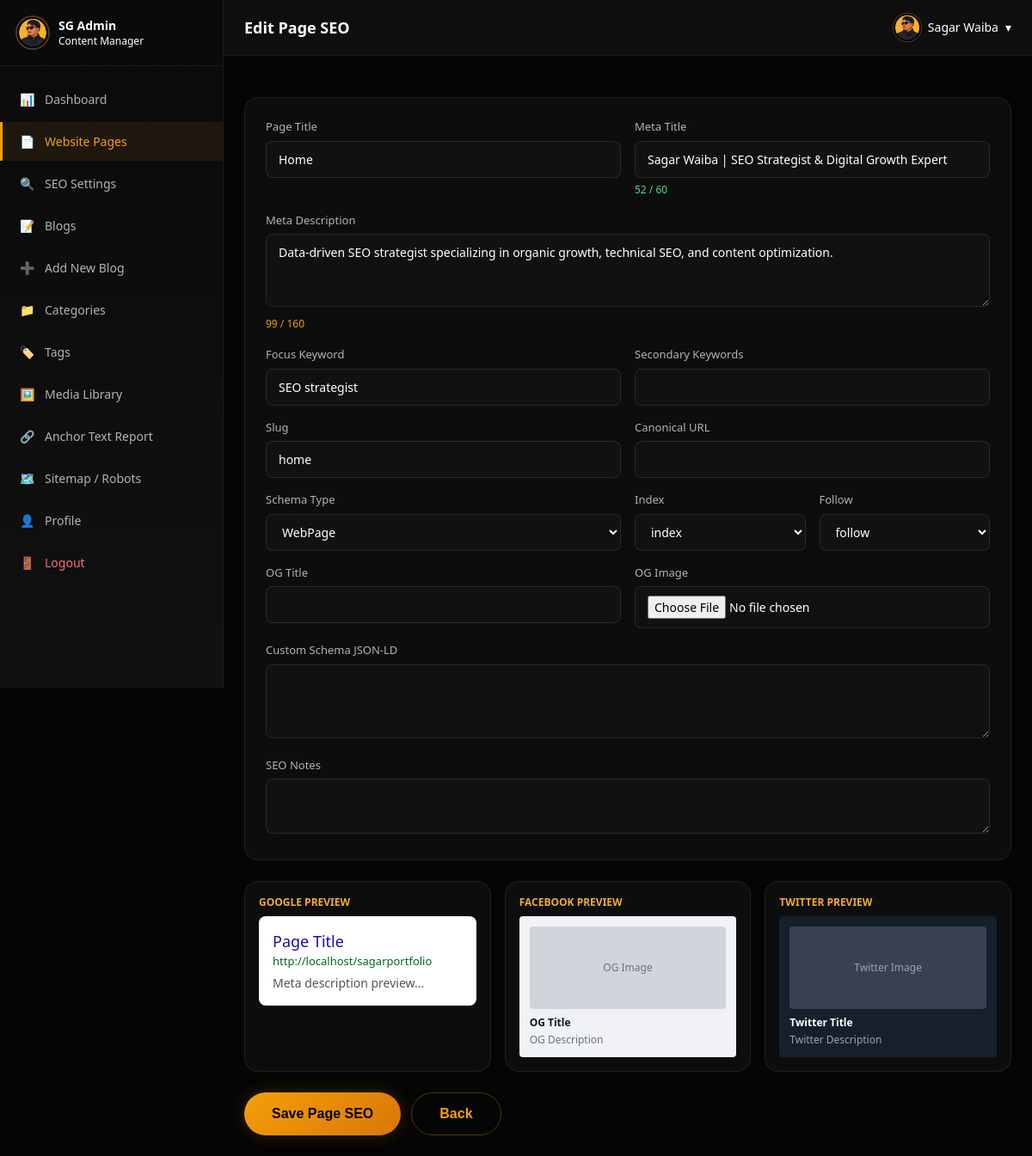
/admin/pages/edit.php?key=home (signed in), run on the app's committed database.
### tables this page shows
CREATE TABLE IF NOT EXISTS page_seo (
    id INT UNSIGNED AUTO_INCREMENT PRIMARY KEY,
    page_key VARCHAR(50) NOT NULL UNIQUE,
    page_title VARCHAR(255) NOT NULL,
    meta_title VARCHAR(255) NULL,
    meta_description TEXT NULL,
    focus_keyword VARCHAR(150) NULL,
    secondary_keywords TEXT NULL,
    slug VARCHAR(150) NOT NULL,
    canonical_url VARCHAR(255) NULL,
    og_title VARCHAR(255) NULL,
    og_description TEXT NULL,
    og_image VARCHAR(255) NULL,
    twitter_title VARCHAR(255) NULL,
    twitter_description TEXT NULL,
    twitter_image VARCHAR(255) NULL,
    robots_index ENUM('index','noindex') DEFAULT 'index',
    robots_follow ENUM('follow','nofollow') DEFAULT 'follow',
    schema_type VARCHAR(50) DEFAULT 'WebPage',
    custom_schema JSON NULL,
    seo_notes TEXT NULL,
    created_at TIMESTAMP DEFAULT CURRENT_TIMESTAMP,
    updated_at TIMESTAMP DEFAULT CURRENT_TIMESTAMP ON UPDATE CURRENT_TIMESTAMP
);

### app/Services/SeoService.php (called while the page is built, shortened)
<?php
class SeoService
{
    public static function getPageSeo(string $pageKey): ?array
    {
        $db = get_db();
        $stmt = $db->prepare('SELECT * FROM page_seo WHERE page_key = ? LIMIT 1');
        $stmt->execute([$pageKey]);
        return $stmt->fetch() ?: null;
    }
}

### app/Core/helpers.php (called while the page is built, shortened)
<?php
require_once __DIR__ . '/Auth.php';
require_once __DIR__ . '/../Services/SeoService.php';
function app_config(string $key = null)
{
    static $config = null;
    if ($config === null) {
        $config = require __DIR__ . '/../../config/app.php';
    }
    return $key ? ($config[$key] ?? null) : $config;
}
function base_url(string $path = ''): string
{
    $base = rtrim(app_config('url'), '/');
    return $path ? $base . '/' . ltrim($path, '/') : $base;
}
function e(?string $value): string
{
    return htmlspecialchars($value ?? '', ENT_QUOTES, 'UTF-8');
}

### config/app.php (called while the page is built)
<?php
return [
    'name' => 'Sagar Waiba',
    'tagline' => 'SEO Strategist & Digital Growth Expert',
    'url' => 'http://localhost/sagarportfolio',
    'timezone' => 'Asia/Kathmandu',
    'upload_path' => __DIR__ . '/../uploads/media',
    'upload_url' => '/sagarportfolio/uploads/media',
    'max_upload_size' => 5 * 1024 * 1024,
    'allowed_image_types' => ['image/jpeg', 'image/png', 'image/gif', 'image/webp'],
    'session_name' => 'sg_admin_session',
];

### app/Core/Auth.php (called while the page is built, shortened)
<?php
class Auth
{
    public static function startSession(): void
    {
        $config = require __DIR__ . '/../../config/app.php';
    }
}

### admin/pages/edit.php (the view, shortened to what this page needs)
<?php
require_once __DIR__ . '/../includes/header.php';
require_once __DIR__ . '/../includes/seo-preview.php';
$key = $_GET['key'] ?? '';
$page = SeoService::getPageSeo($key);
$p = $page;
?>
<form method="POST" enctype="multipart/form-data" class="space-y-6">
    <div class="sg-card p-6 grid grid-cols-1 md:grid-cols-2 gap-4">
        <div><label class="sg-form-label">Page Title</label><input name="page_title" id="page_title" value="<?= e($p['page_title']) ?>" class="sg-form-input"></div>
        <div><label class="sg-form-label">Meta Title</label><input name="meta_title" id="page_meta_title" value="<?= e($p['meta_title']) ?>" class="sg-form-input"><span data-char-counter="#page_meta_title" data-min="30" data-max="60" class="sg-char-counter text-xs"></span></div>
        <div class="md:col-span-2"><label class="sg-form-label">Meta Description</label><textarea name="meta_description" id="page_meta_description" rows="3" class="sg-form-input"><?= e($p['meta_description']) ?></textarea><span data-char-counter="#page_meta_description" data-min="120" data-max="160" class="sg-char-counter text-xs"></span></div>
        <div><label class="sg-form-label">Focus Keyword</label><input name="focus_keyword" value="<?= e($p['focus_keyword']) ?>" class="sg-form-input"></div>
        <div><label class="sg-form-label">Secondary Keywords</label><input name="secondary_keywords" value="<?= e($p['secondary_keywords']) ?>" class="sg-form-input"></div>
        <div><label class="sg-form-label">Slug</label><input name="slug" id="page_slug" value="<?= e($p['slug']) ?>" class="sg-form-input"></div>
        <div><label class="sg-form-label">Canonical URL</label><input name="canonical_url" value="<?= e($p['canonical_url']) ?>" class="sg-form-input"></div>
        <div><label class="sg-form-label">Schema Type</label><select name="schema_type" class="sg-form-input"><option <?= $p['schema_type']==='WebPage'?'selected':'' ?>>WebPage</option></select></div>
        <div class="flex gap-4">
            <div class="flex-1"><label class="sg-form-label">Index</label><select name="robots_index" class="sg-form-input"><option value="index" <?= $p['robots_index']==='index'?'selected':'' ?>>index</option></select></div>
            <div class="flex-1"><label class="sg-form-label">Follow</label><select name="robots_follow" class="sg-form-input"><option value="follow" <?= $p['robots_follow']==='follow'?'selected':'' ?>>follow</option></select></div>
        </div>
        <div><label class="sg-form-label">OG Title</label><input name="og_title" value="<?= e($p['og_title']) ?>" class="sg-form-input"></div>
        <div><label class="sg-form-label">OG Image</label><input type="file" name="og_image" accept="image/*" class="sg-form-input"><input type="hidden" name="og_image_current" value="<?= e($p['og_image']) ?>"></div>
        <div class="md:col-span-2"><label class="sg-form-label">Custom Schema JSON-LD</label><textarea name="custom_schema" rows="4" class="sg-form-input font-mono text-xs"><?= e($p['custom_schema']) ?></textarea></div>
        <div class="md:col-span-2"><label class="sg-form-label">SEO Notes</label><textarea name="seo_notes" rows="2" class="sg-form-input"><?= e($p['seo_notes']) ?></textarea></div>
    </div>
    <div class="flex gap-3">
        <button type="submit" class="sg-btn-primary">Save Page SEO</button>
        <a href="<?= base_url('admin/pages/') ?>" class="sg-btn-outline">Back</a>
    </div>
</form>
<?php require_once __DIR__ . '/../includes/footer.php'; ?>

### assets/css/style.css (style rules this page uses)
:root { --sg-primary: #080808; --sg-accent: #f59e0b; --sg-accent-light: #fbbf24; --sg-accent-dark: #d97706; --sg-text-primary: #f5f5f5; --sg-text-muted: #9ca3af; --sg-border: rgba(255,255,255,0.08); --sg-border-amber: rgba(245,158,11,0.32); --sg-glow: rgba(245,158,11,0.25); --sg-card: rgba(18,18,18,0.7); }
.sg-card { background: var(--sg-card); border: 1px solid var(--sg-border); border-radius: 16px; backdrop-filter: blur(12px); transition: all 0.3s cubic-bezier(0.4, 0, 0.2, 1); }
.sg-btn-primary { display: inline-flex; align-items: center; justify-content: center; padding: 0.75rem 2rem; border-radius: 9999px; background: linear-gradient(135deg, var(--sg-accent), var(--sg-accent-dark)); color: #000; font-weight: 700; font-family: 'DM Sans', sans-serif; transition: all 0.3s ease; box-shadow: 0 0 20px rgba(245,158,11,0.2); }
.sg-btn-outline { display: inline-flex; align-items: center; justify-content: center; padding: 0.75rem 2rem; border-radius: 9999px; border: 1px solid var(--sg-border-amber); color: var(--sg-accent); font-weight: 700; font-family: 'DM Sans', sans-serif; transition: all 0.3s ease; }
.sg-admin-body { background: #050505; min-height: 100vh; }
.sg-form-input { width: 100%; background: #111; border: 1px solid rgba(255,255,255,0.1); border-radius: 8px; padding: 0.625rem 0.875rem; color: #fff; font-size: 0.875rem; transition: border-color 0.2s; }
.sg-form-label { display: block; font-size: 0.8125rem; font-weight: 500; color: #B3B3B3; margin-bottom: 0.375rem; }
.sg-char-counter.good { color: #4ade80; }
.sg-char-counter.warn { color: var(--sg-accent); }

### data on the page
page_seo: page_title "Home", meta_title "Sagar Waiba | SEO Strategist & Digital Growth Expert", meta_description "Data-driven SEO strategist specializing in organic growth, technical SEO, and content optimization.", focus_keyword "SEO strategist", slug "home", schema_type "WebPage", robots_index "index", robots_follow "follow"

### other printed values
$icon "📊"
$label "Dashboard"
$icon "📄"
$label "Website Pages"
$icon "🔍"
$label "SEO Settings"
$icon "📝"
$label "Blogs"
$icon "➕"
$label "Add New Blog"
$icon "📁"
$label "Categories"
$icon "🏷️"
$label "Tags"
$icon "🖼️"
